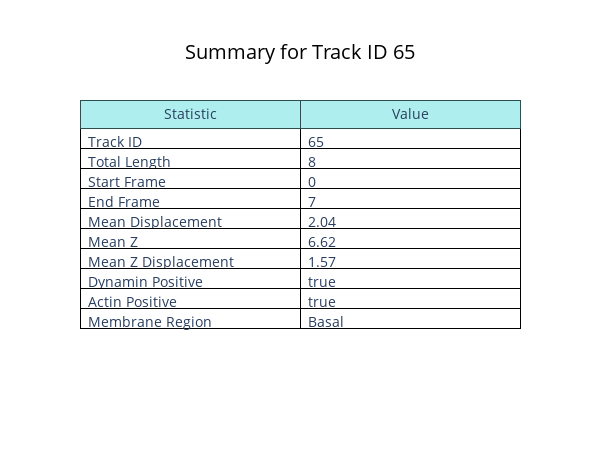

The code cell stored with this chart in its notebook:
### Code cell
# Generate table for a specific track, e.g., track_id=1
table_figure = create_track_summary_table(65, filtered_tracks)
table_figure.show()

### Figure 1 — Plotly figure (JSON) as saved in the notebook; plotly's stock layout.template omitted (floating-point values rounded to 4 significant figures)
{"data": [{"cells": {"align": "left", "fill": {"color": ["white", "white"]}, "font": {"size": 14}, "line": {"color": "black"}, "values": [["Track ID", "Total Length", "Start Frame", "End Frame", "Mean Displacement", "Mean Z", "Mean Z Displacement", "Dynamin Positive", "Actin Positive", "Membrane Region"], [[65], [8], [0], [7], [2.04], [6.62], [1.57], [true], [true], ["Basal"]]]}, "header": {"align": "center", "fill": {"color": "paleturquoise"}, "font": {"size": 14}, "line": {"color": "darkslategray"}, "values": ["Statistic", "Value"]}, "type": "table"}], "layout": {"height": 450, "title": {"font": {"color": "black", "size": 20}, "text": "Summary for Track ID 65", "x": 0.5, "xanchor": "center", "y": 0.9, "yanchor": "top"}, "width": 600}}
